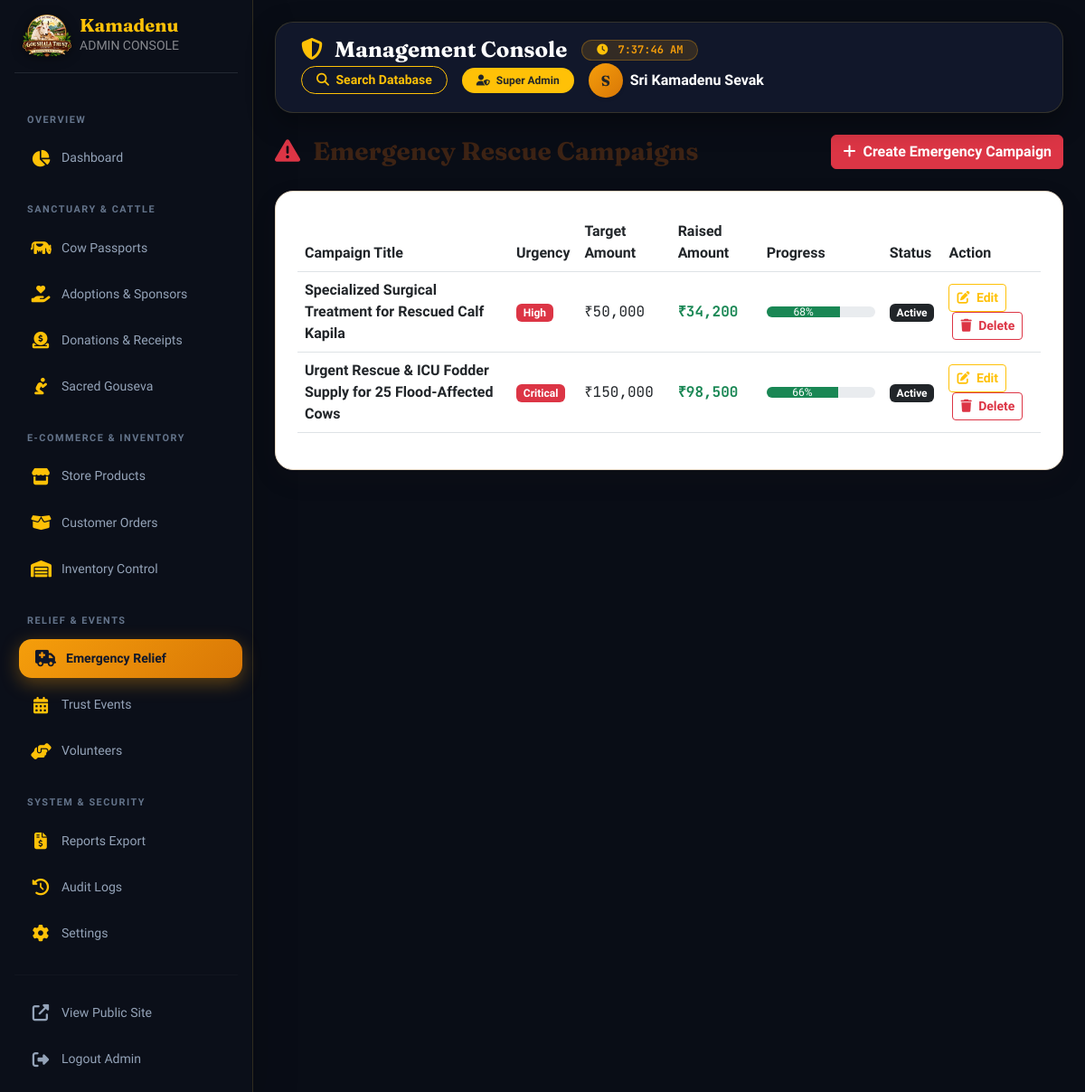
The app's page /admin/emergency.php (signed in) with its own data.
### tables this page shows
CREATE TABLE IF NOT EXISTS `roles` (
  `id` INT AUTO_INCREMENT PRIMARY KEY,
  `name` VARCHAR(50) NOT NULL UNIQUE,
  `display_name` VARCHAR(100) NOT NULL,
  `description` TEXT,
  `created_at` TIMESTAMP DEFAULT CURRENT_TIMESTAMP
);

CREATE TABLE IF NOT EXISTS `emergency_campaigns` (
  `id` INT AUTO_INCREMENT PRIMARY KEY,
  `title` VARCHAR(200) NOT NULL,
  `story` TEXT NOT NULL,
  `target_amount` DECIMAL(10,2) NOT NULL,
  `raised_amount` DECIMAL(10,2) DEFAULT 0.00,
  `photo` VARCHAR(255) DEFAULT 'assets/images/emergency-default.jpg',
  `status` ENUM('Active', 'Paused', 'Completed') DEFAULT 'Active',
  `urgency_level` ENUM('High', 'Critical', 'Normal') DEFAULT 'Critical',
  `start_date` DATE NOT NULL,
  `end_date` DATE,
  `created_at` TIMESTAMP DEFAULT CURRENT_TIMESTAMP
);

### config/database.php (called while the page is built, shortened)
<?php
function e($string) {
    return htmlspecialchars((string)$string, ENT_QUOTES, 'UTF-8');
}
function is_admin_logged_in() {
    return isset($_SESSION['admin_id']) && !empty($_SESSION['admin_id']);
}
function current_admin($pdo) {
    $stmt = $pdo->prepare("SELECT a.*, r.name as role_name, r.display_name as role_display FROM admins a JOIN roles r ON a.role_id = r.id WHERE a.id = ? AND a.status = 'active'");
    $stmt->execute([$_SESSION['admin_id']]);
    return $stmt->fetch();
}

### admin/emergency.php (the view, shortened to what this page needs)
<?php
require_once __DIR__ . '/header.php';
$campaigns = $pdo->query("SELECT * FROM emergency_campaigns ORDER BY id DESC")->fetchAll();
?>
<div class="d-flex justify-content-between align-items-center mb-4">
    <h3 class="font-heading mb-0"><i class="fas fa-exclamation-triangle text-danger me-2"></i> Emergency Rescue Campaigns</h3>
    <a href="/Kamadenu/admin/emergency-add.php" class="btn btn-danger font-ui fw-bold"><i class="fas fa-plus me-1"></i> Create Emergency Campaign</a>
</div>
<div class="kamadenu-card p-4">
    <div class="table-responsive">
        <table class="table table-hover align-middle">
            <thead>
                <tr>
                    <th>Campaign Title</th>
                    <th>Urgency</th>
                    <th>Target Amount</th>
                    <th>Raised Amount</th>
                    <th>Progress</th>
                    <th>Status</th>
                    <th>Action</th>
                </tr>
            </thead>
            <tbody>
                <?php foreach ($campaigns as $c): ?>
                    <tr>
                        <td><strong><?php echo e($c['title']); ?></strong></td>
                        <td><span class="badge bg-danger"><?php echo e($c['urgency_level']); ?></span></td>
                        <td class="font-mono">₹<?php echo number_format($c['target_amount']); ?></td>
                        <td class="font-mono text-success fw-bold">₹<?php echo number_format($c['raised_amount']); ?></td>
                        <td>
                            <?php $pct = min(100, round(($c['raised_amount'] / $c['target_amount']) * 100)); ?>
                            <div class="progress" style="height: 12px; width: 120px;">
                                <div class="progress-bar bg-success" style="width: <?php echo $pct; ?>%;"><?php echo $pct; ?>%</div>
                            </div>
                        </td>
                        <td><span class="badge bg-dark"><?php echo e($c['status']); ?></span></td>
                        <td>
                            <a href="/Kamadenu/admin/emergency-edit.php?id=<?php echo $c['id']; ?>" class="btn btn-sm btn-outline-warning font-ui fw-bold"><i class="fas fa-edit me-1"></i> Edit</a>
                            <button onclick="deleteAdminItem('emergency_campaigns', <?php echo $c['id']; ?>)" class="btn btn-sm btn-outline-danger font-ui fw-bold ms-1"><i class="fas fa-trash me-1"></i> Delete</button>
                        </td>
                    </tr>
                <?php endforeach; ?>
            </tbody>
        </table>
    </div>
</div>
<?php require_once __DIR__ . '/footer.php'; ?>

### admin/header.php (shortened to what this page needs)
<?php
require_once __DIR__ . '/../config/database.php';
$admin = current_admin($pdo);
$current_page = basename($_SERVER['SCRIPT_NAME']);
function is_admin_active($page, $current) {
    return ($current === $page) ? 'active' : '';
}
?>
<!DOCTYPE html>
<html lang="en">
<head>
    <link rel="stylesheet" href="https://cdnjs.cloudflare.com/ajax/libs/font-awesome/6.4.0/css/all.min.css">
    <link rel="stylesheet" href="https://cdn.jsdelivr.net/npm/bootstrap@5.3.0/dist/css/bootstrap.min.css">
    <link rel="stylesheet" href="/Kamadenu/css/style.css">
    <link rel="stylesheet" href="/Kamadenu/css/admin.css">
    <link rel="stylesheet" href="/Kamadenu/css/admin-dashboard.css">
</head>
<body class="admin-body">
<div class="d-flex">
    <div class="admin-sidebar-nav p-3 shadow-lg">
        <a href="/Kamadenu/admin/dashboard.php" class="d-flex align-items-center text-white text-decoration-none mb-4 pb-3 border-bottom border-secondary border-opacity-25">
            <img src="/Kamadenu/assets/images/logo.png" alt="Kamadenu Goushala Logo" class="me-2.5" style="height: 48px; width: auto; object-fit: contain; filter: drop-shadow(0 2px 6px rgba(0,0,0,0.5));">
            <div>
                <strong class="font-heading fs-5 d-block lh-1 text-warning">Kamadenu</strong>
                <small class="text-white-50 font-ui fs-7 tracking-wider">ADMIN CONSOLE</small>
            </div>
        </a>
        <div class="nav flex-column font-ui small gap-1">
            <div class="nav-section-title">Overview</div>
            <a href="/Kamadenu/admin/dashboard.php" class="nav-link <?php echo is_admin_active('dashboard.php', $current_page); ?>"><i class="fas fa-chart-pie text-warning"></i> <span>Dashboard</span></a>
            <div class="nav-section-title">Sanctuary & Cattle</div>
            <a href="/Kamadenu/admin/cows.php" class="nav-link <?php echo is_admin_active('cows.php', $current_page); ?>"><i class="fas fa-cow text-warning"></i> <span>Cow Passports</span></a>
            <a href="/Kamadenu/admin/sponsors.php" class="nav-link <?php echo is_admin_active('sponsors.php', $current_page); ?>"><i class="fas fa-hand-holding-heart text-warning"></i> <span>Adoptions & Sponsors</span></a>
            <a href="/Kamadenu/admin/donations.php" class="nav-link <?php echo is_admin_active('donations.php', $current_page); ?>"><i class="fas fa-donate text-warning"></i> <span>Donations & Receipts</span></a>
            <a href="/Kamadenu/admin/seva.php" class="nav-link <?php echo is_admin_active('seva.php', $current_page); ?>"><i class="fas fa-pray text-warning"></i> <span>Sacred Gouseva</span></a>
            <div class="nav-section-title">E-Commerce & Inventory</div>
            <a href="/Kamadenu/admin/products.php" class="nav-link <?php echo is_admin_active('products.php', $current_page); ?>"><i class="fas fa-store text-warning"></i> <span>Store Products</span></a>
            <a href="/Kamadenu/admin/orders.php" class="nav-link <?php echo is_admin_active('orders.php', $current_page); ?>"><i class="fas fa-box-open text-warning"></i> <span>Customer Orders</span></a>
            <a href="/Kamadenu/admin/inventory.php" class="nav-link <?php echo is_admin_active('inventory.php', $current_page); ?>"><i class="fas fa-warehouse text-warning"></i> <span>Inventory Control</span></a>
            <div class="nav-section-title">Relief & Events</div>
            <a href="/Kamadenu/admin/emergency.php" class="nav-link <?php echo is_admin_active('emergency.php', $current_page); ?>"><i class="fas fa-ambulance text-danger"></i> <span>Emergency Relief</span></a>
            <a href="/Kamadenu/admin/events.php" class="nav-link <?php echo is_admin_active('events.php', $current_page); ?>"><i class="fas fa-calendar-alt text-warning"></i> <span>Trust Events</span></a>
            <a href="/Kamadenu/admin/volunteers.php" class="nav-link <?php echo is_admin_active('volunteers.php', $current_page); ?>"><i class="fas fa-hands-helping text-warning"></i> <span>Volunteers</span></a>
            <div class="nav-section-title">System & Security</div>
            <a href="/Kamadenu/admin/reports.php" class="nav-link <?php echo is_admin_active('reports.php', $current_page); ?>"><i class="fas fa-file-invoice-dollar text-warning"></i> <span>Reports Export</span></a>
            <a href="/Kamadenu/admin/audit-logs.php" class="nav-link <?php echo is_admin_active('audit-logs.php', $current_page); ?>"><i class="fas fa-history text-warning"></i> <span>Audit Logs</span></a>
            <a href="/Kamadenu/admin/settings.php" class="nav-link <?php echo is_admin_active('settings.php', $current_page); ?>"><i class="fas fa-cog text-warning"></i> <span>Settings</span></a>
            <hr class="border-secondary border-opacity-25 my-3">
            <a href="/Kamadenu/index.php" target="_blank" class="nav-link text-info"><i class="fas fa-external-link-alt"></i> <span>View Public Site</span></a>
            <a href="/Kamadenu/admin/logout.php" class="nav-link text-danger"><i class="fas fa-sign-out-alt"></i> <span>Logout Admin</span></a>
        </div>
    </div>
    <div class="flex-grow-1 p-4" style="min-width: 0;">
        <header class="d-flex flex-wrap justify-content-between align-items-center mb-4 admin-header-nav">
            <div class="d-flex align-items-center gap-3">
                <h4 class="font-heading mb-0 text-white"><i class="fas fa-shield-alt text-warning me-2"></i> Management Console</h4>
                <span class="badge badge-admin-gold px-3 py-1.5 rounded-pill font-mono"><i class="fas fa-clock me-1 text-warning"></i> <span id="admin-live-time">--:--:--</span></span>
            </div>
            <div class="d-flex align-items-center gap-3 mt-3 mt-md-0">
                <a href="/Kamadenu/admin/cows.php" class="btn btn-sm btn-outline-warning rounded-pill font-ui fw-bold px-3"><i class="fas fa-search me-1"></i> Search Database</a>
                <span class="badge bg-warning text-dark font-ui fw-bold px-3 py-2 rounded-pill"><i class="fas fa-user-shield me-1"></i> <?php echo e($admin['role_display']); ?></span>
                <div class="d-flex align-items-center gap-2">
                    <div class="rounded-circle text-dark font-heading fw-bold d-flex align-items-center justify-content-center shadow-sm" style="width: 38px; height: 38px; background: linear-gradient(135deg, #F59E0B 0%, #D97706 100%);">
                        <?php echo strtoupper(substr($admin['name'], 0, 1)); ?>
                    </div>
                    <span class="font-ui fw-bold text-white d-none d-md-inline"><?php echo e($admin['name']); ?></span>
                </div>
            </div>
        </header>

### css/style.css (style rules this page uses)
:root { --font-heading: 'Fraunces', 'Noto Serif Kannada', serif; --font-body: 'Work Sans', sans-serif; --font-kannada: 'Noto Serif Kannada', serif; --font-ui: 'Sora', sans-serif; --font-mono: 'JetBrains Mono', monospace; --bg-primary: #FDFBF7; --bg-secondary: #F7F1E5; --bg-card: #FFFFFF; --text-primary: #2C1810; --text-secondary: #5D4037; --text-muted: #8D6E63; --border-color: #E6D7C3; --brand-terracotta: #A04000; --brand-terracotta-dark: #7E3200; --brand-saffron: #E67E22; --brand-warm-brown: #3D2314; --brand-cream: #FDFBF7; --brand-gold: #D4AF37; --brand-green: #27AE60; --gradient-header: linear-gradient(135deg, #7E3200 0%, #A04000 50%, #C0392B 100%); --gradient-hero: linear-gradient(135deg, #2C1810 0%, #3D2314 50%, #4A2318 100%); --gradient-gold: linear-gradient(135deg, #F39C12 0%, #D4AF37 50%, #F1C40F 100%); --gradient-saffron: linear-gradient(135deg, #E67E22 0%, #D35400 100%); --shadow-soft: 0 10px 30px rgba(61, 35, 20, 0.08); --shadow-hover: 0 20px 40px rgba(160, 64, 0, 0.18); --radius-card: 20px; --radius-btn: 50px; }
html, body { font-family: var(--font-body); background-color: var(--bg-primary); color: var(--text-primary); margin: 0; padding: 0; width: 100%; overflow-x: hidden; box-sizing: border-box; transition: background-color 0.3s ease, color 0.3s ease; }
*, *:before, *:after { box-sizing: inherit; }
h1, h2, h3, h4, h5, h6, .font-heading { font-family: var(--font-heading); font-weight: 700; color: var(--brand-warm-brown); }
.font-ui { font-family: var(--font-ui); }
.font-mono { font-family: var(--font-mono); }
.kamadenu-card { background: var(--bg-card); border-radius: var(--radius-card); border: 1px solid var(--border-color); box-shadow: var(--shadow-soft); transition: all 0.35s cubic-bezier(0.165, 0.84, 0.44, 1); overflow: hidden; }
body { perspective: 1400px; }
.kamadenu-card, .hero-cow-kamala-card, .admin-card, .admin-stat-card, .admin-stat-box, .cow-card-img, .scroll-glow-item { perspective: 1000px; transform-style: preserve-3d; backface-visibility: hidden; transition: transform 0.45s cubic-bezier(0.165, 0.84, 0.44, 1), box-shadow 0.45s cubic-bezier(0.165, 0.84, 0.44, 1), border-color 0.45s ease; }

### css/admin.css (style rules this page uses)
:root { --admin-bg: #0B0F17; --admin-card-bg: #151C2C; --admin-card-border: rgba(255, 255, 255, 0.08); --admin-sidebar-bg: #090D16; --admin-header-bg: rgba(21, 28, 44, 0.85); --admin-text-main: #F8FAFC; --admin-text-sub: #94A3B8; --admin-text-muted: #64748B; --admin-gold: #F59E0B; --admin-gold-glow: rgba(245, 158, 11, 0.35); --admin-accent-amber: #D97706; --admin-accent-emerald: #10B981; --admin-accent-blue: #0EA5E9; --admin-accent-purple: #8B5CF6; --admin-accent-rose: #F43F5E; }
body.admin-body { font-family: 'Plus Jakarta Sans', -apple-system, BlinkMacSystemFont, "Segoe UI", Roboto, Helvetica, Arial, sans-serif; background-color: var(--admin-bg); color: var(--admin-text-main); margin: 0; padding: 0; overflow-x: hidden; }
.admin-header-nav { background: var(--admin-header-bg); border: 1px solid var(--admin-card-border); border-radius: 20px; padding: 14px 24px; box-shadow: 0 10px 30px rgba(0, 0, 0, 0.3); }
.admin-sidebar-nav { background: var(--admin-sidebar-bg); border-right: 1px solid var(--admin-card-border); min-height: 100vh; width: 270px; flex-shrink: 0; box-shadow: 4px 0 25px rgba(0, 0, 0, 0.4); }
.admin-sidebar-nav .nav-section-title { font-size: 0.7rem; font-weight: 800; letter-spacing: 1.2px; text-transform: uppercase; color: var(--admin-text-muted); margin: 18px 12px 8px 12px; }
.admin-sidebar-nav .nav-link { color: var(--admin-text-sub) !important; font-weight: 500; font-size: 0.9rem; padding: 10px 16px; border-radius: 12px; margin-bottom: 3px; display: flex; align-items: center; gap: 12px; transition: all 0.25s cubic-bezier(0.16, 1, 0.3, 1); }
.admin-sidebar-nav .nav-link i { font-size: 1.1rem; width: 22px; text-align: center; transition: transform 0.25s ease; }
.admin-sidebar-nav .nav-link.active { color: #0F172A !important; background: linear-gradient(135deg, #F59E0B 0%, #D97706 100%) !important; font-weight: 700 !important; box-shadow: 0 4px 20px var(--admin-gold-glow) !important; transform: translateX(4px); }
.admin-sidebar-nav .nav-link.active i { color: #0F172A !important; }
.badge-admin-gold { background: rgba(245, 158, 11, 0.15); color: #F59E0B; border: 1px solid rgba(245, 158, 11, 0.3); }

### records on screen
emergency_campaigns: title "Specialized Surgical Treatment for Rescued Calf Kapila", urgency_level "High", target_amount "50,000", raised_amount "34,200", pct "68", status "Active"
emergency_campaigns: title "Urgent Rescue & ICU Fodder Supply for 25 Flood-Affected Cows", urgency_level "Critical", target_amount "150,000", raised_amount "98,500", pct "66", status "Active"

### other values on screen
$admin['role_display'] "Super Admin"
substr($admin['name'], 0, 1) "S"
$admin['name'] "Sri Kamadenu Sevak"
